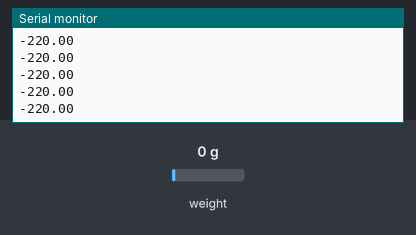
This sketch was run on a simulated Arduino Uno, built with avr-gcc and run on an emulated ATmega328P. On the bench: the last lines printed to the serial monitor. Inputs (shaded band) come from the test bench; at power-on: weight on the scale 0 g.

Above: at 1.2 s.
1.3 s: weight on the scale set to 100 g
At 1.31 s:
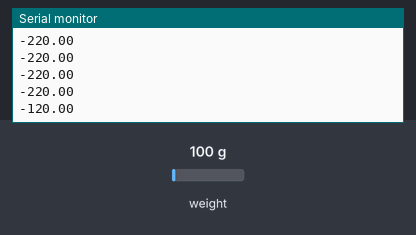
2.8 s: weight on the scale set to 1250 g
At 2.82 s:
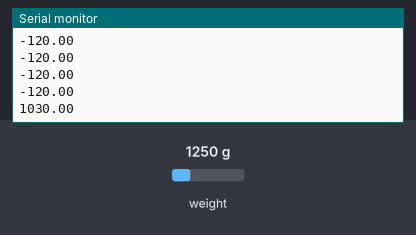
Timing chart, 0 to 5.8 s (numbered marks = the images above; inputs shaded):
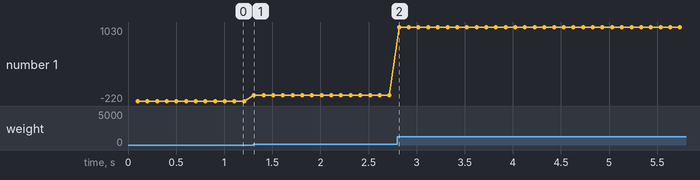

The sketch:

loadcell2.ino
```cpp
#include "HX711.h"

HX711 lc;

String msgName[] = {"lc"};
String dataCarrier[1];

uint8_t dataPin = 5;
uint8_t clockPin = 6;

volatile float f;
volatile float a;
void setup() {
  Serial.begin(9600);

  lc.begin(dataPin, clockPin);
  lc.set_scale(500); //3090 for lc on dynamixel


}

void loop() {
  f = lc.get_units();//183 is the offset of the loadcell with no load
  f=f-220;
  Serial.println(f);
}
```

Measured:
- after the input at 1.3 s, the serial monitor: prints a new line at once (image 1)
- after the input at 2.8 s, the serial monitor: prints a new line at once (image 2)
- plotted number 1: -220 → -120 after the input at 1.3 s, -120 → 1030 after the input at 2.8 s
